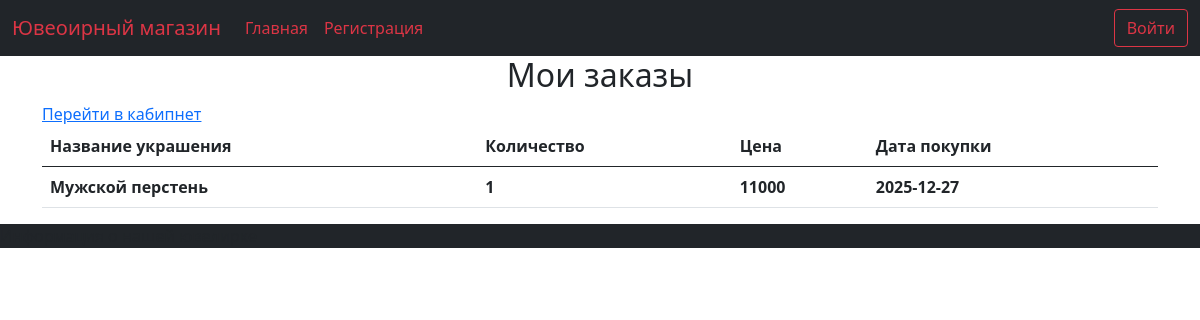
/orders.php, run on the app's committed database.
### tables this page shows
CREATE TABLE `orders` (
  `id_order` int(11) NOT NULL,
  `col` int(11) NOT NULL,
  `date` date NOT NULL,
  `id_tovar` int(11) NOT NULL,
  `id_user` int(11) NOT NULL
);

CREATE TABLE `tovar` (
  `id_tovar` int(11) NOT NULL,
  `name_tovar` varchar(70) NOT NULL,
  `prosvod` varchar(100) NOT NULL,
  `categori` varchar(70) NOT NULL,
  `wihg` varchar(50) NOT NULL,
  `material` varchar(80) NOT NULL,
  `proba` varchar(90) NOT NULL,
  `price` decimal(10,0) NOT NULL,
  `img` text NOT NULL
);

### orders.php (the view)
<?php
include 'temp/headr.php';
$sql = 'select * from orders
join tovar on orders.id_tovar = tovar.id_tovar
join users on orders.id_user = users.id_user';
$tovar = $conect->query($sql);
?>
<h2 class="text-center">Мои заказы</h2>
<a href="cabinet.php">Перейти в кабипнет</a>
<table class="table">
  <thead>
    <tr>
      <th scope="col">Название украшения</th>
      <th scope="col">Количество</th>
      <th scope="col">Цена</th>
      <th scope="col">Дата покупки</th>
    </tr>
  </thead>
  <tbody>
    <?php while($row = $tovar->fetch_assoc()){?>
    <tr>
      <th scope="row"><?=$row['name_tovar']?></th>
      <th scope="row"><?=$row['col']?></th>
      <th scope="row"><?=$row['price']?></th>
      <th scope="row"><?=$row['date']?></th>
    </tr>
    <?php }?>
  </tbody>
</table>
<?php
include 'temp/footer.php';
?>

### data on the page
orders: id_tovar.name_tovar "Мужской перстень", col "1", id_tovar.price "11000", date "2025-12-27"
